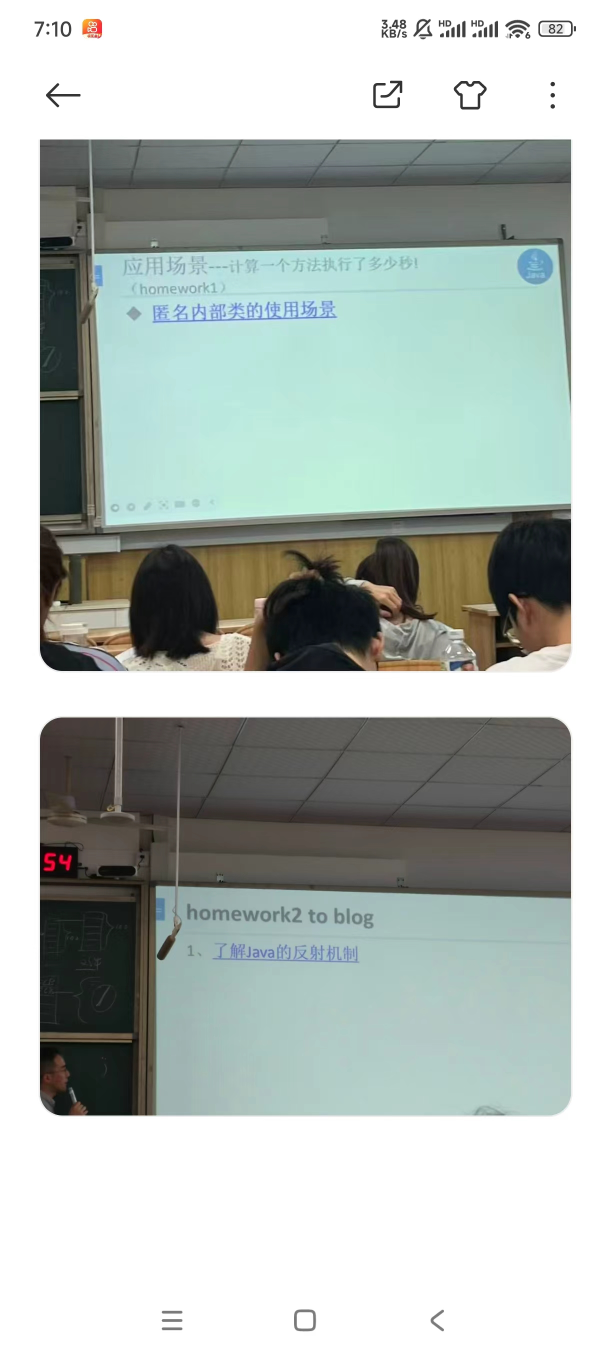
//> input picture JAVAPRATICE/picture/picture1.jpg, 1220 x 2712 px, given in place of the camera (shown at 1/2 size)
$ ./源   (built with g++ and OpenCV 4)
//> lines starting //> are read from the running program, lines starting //| are printed output that depends on the picture; after the words box and inside, x2 and y2 are one past the last pixel; in counts of white or black regions, pixels touching at a corner belong together
#include<opencv2/opencv.hpp>
#include<vector>

using namespace cv;
using namespace std;

vector<Point> selectedRegion;
bool selectingRegion = false;
int h_lower = 0, h_upper = 179;
int s_lower = 0, s_upper = 255;
int v_lower = 0, v_upper = 255;

// [42 lines left out: function on_Mouse, not called in this run]

void on_trackbar(int, void*) {
	//在这里处理滑动条数值改变时的逻辑
}

int main() {
	VideoCapture cap(0);
	if (!cap.isOpened()) {
		return -1;
	}
	//WINDOW_NORMAL是namedWindow函数中的一个标志，表示窗口可以被用户调整大小。它允许用户通过拖动窗口边缘来改变窗口的尺寸
	namedWindow("Original", WINDOW_NORMAL);
	namedWindow("Trackbars", WINDOW_NORMAL);

	createTrackbar("Hue Lower", "Trackbars", &h_lower, 179, on_trackbar);
//> slider 'Hue Lower' is set to 35
	createTrackbar("Hue Upper", "Trackbars", &h_upper, 179, on_trackbar);
	createTrackbar("Sat Lower", "Trackbars", &s_lower, 255, on_trackbar);
//> slider 'Sat Lower' is set to 51
	createTrackbar("Sat Upper", "Trackbars", &s_upper, 255, on_trackbar);
	createTrackbar("Val Lower", "Trackbars", &v_lower, 255, on_trackbar);
//> slider 'Val Lower' is set to 51
	createTrackbar("Val Upper", "Trackbars", &v_upper, 255, on_trackbar);

	Mat frame, hsv, mask, result;
	while (true) {
		cap.read(frame);
//> frame is the input picture: 2712 rows x 1220 cols, CV_8UC3; mean B, G, R 180.8, 185, 176.5
		if (frame.empty()) {
			break;
		}

		setMouseCallback("Original", on_Mouse, &frame);
		cvtColor(frame, hsv, COLOR_BGR2HSV);
//> hsv: 2712 rows x 1220 cols, CV_8UC3; mean H, S, V 37.3, 26.5, 186.9
		inRange(hsv, Scalar(h_lower, s_lower, v_lower), Scalar(h_upper, s_upper, v_upper), mask);
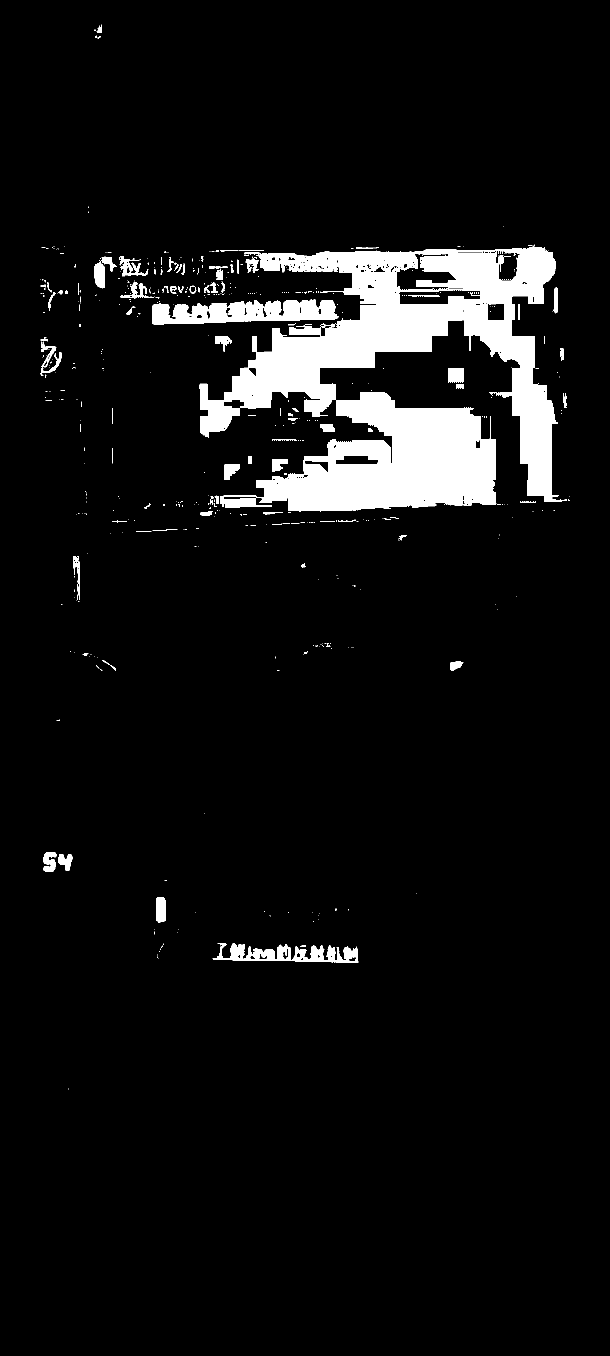
//> mask: 2712 rows x 1220 cols, CV_8UC1 (shown at 1/2 size); 6.8% white; 519 white regions (426 under 20 px), largest, box (x1, y1, x2, y2) and area: (399, 493, 1134, 1024) 188980, (304, 599, 678, 650) 12691, (425, 1886, 717, 1926) 5637

		bitwise_and(frame, frame, result, mask);//使用掩码来获取结果
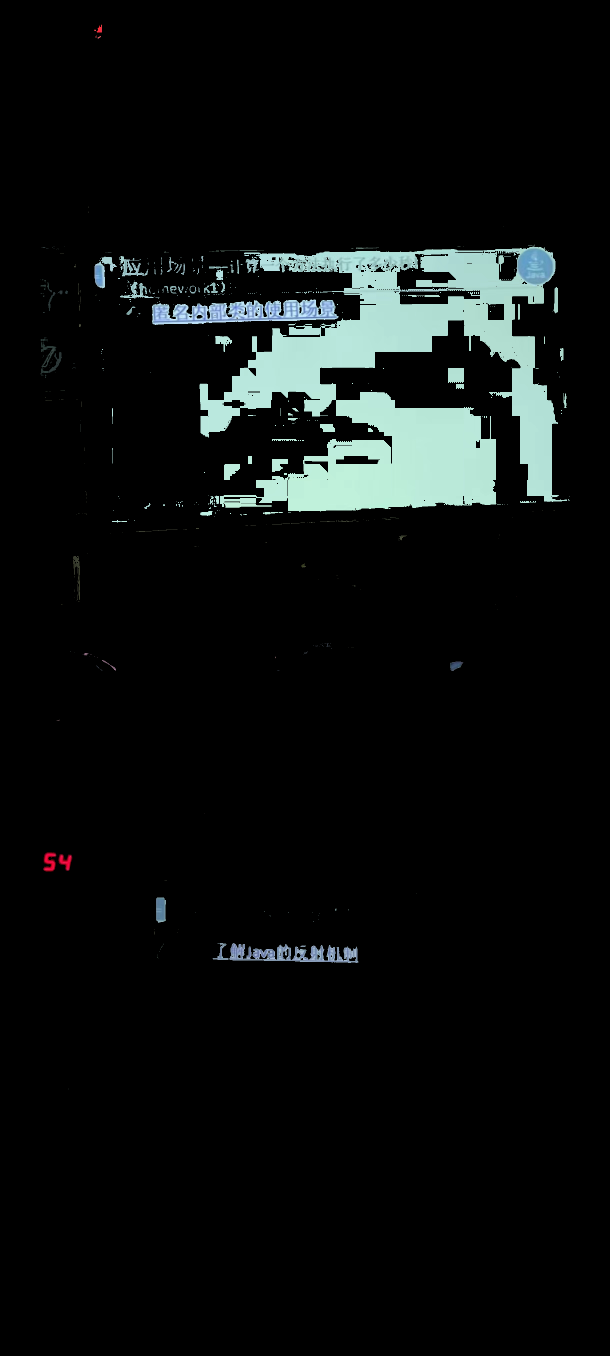
//> result: 2712 rows x 1220 cols, CV_8UC3 (shown at 1/2 size); mean B, G, R 14.3, 14.8, 11.9
		imshow("Original", frame);
		resizeWindow("Original", 640, 480);

		imshow("Result", result);//显示处理结果
		imshow("mask", mask);

		if (waitKey(1) == 27) {
//> the Esc key is pressed
			break;
		}

	}
	cap.release();
	destroyAllWindows();

	return 0;
}

$ run again, on JAVAPRATICE/picture/picture3.jpg
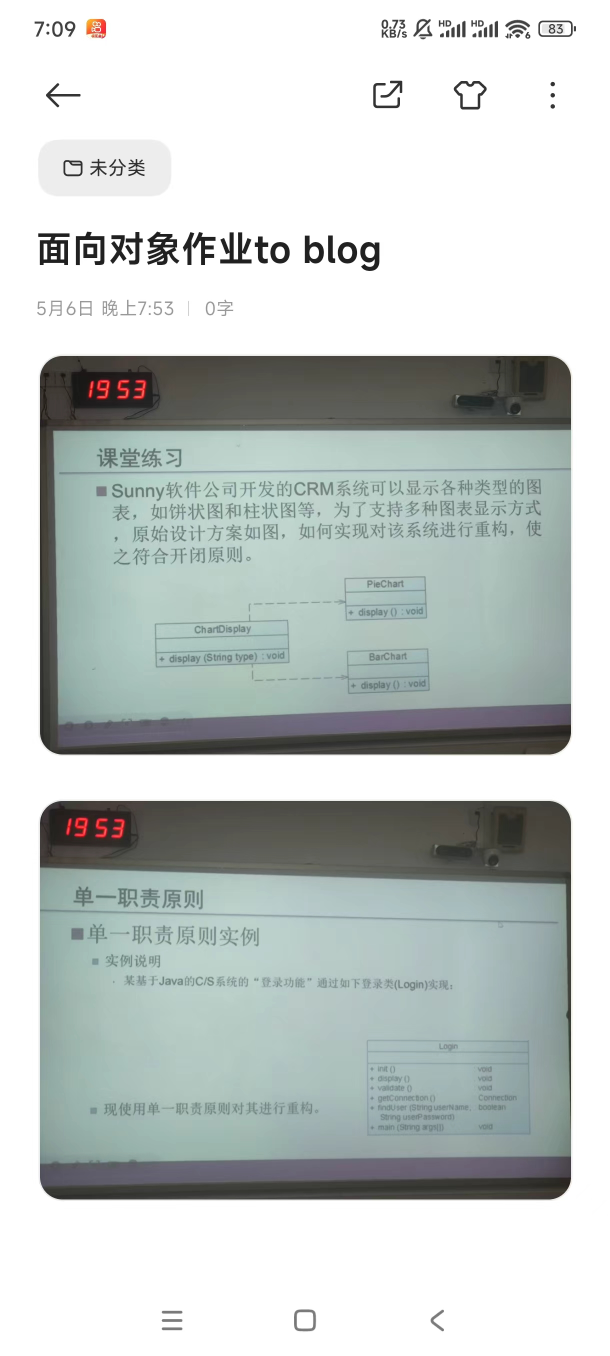
//> input picture JAVAPRATICE/picture/picture3.jpg, 1220 x 2712 px, given in place of the camera (shown at 1/2 size)
//> frame is the input picture: 2712 rows x 1220 cols, CV_8UC3; mean B, G, R 198.8, 200.8, 193.8
//> hsv: 2712 rows x 1220 cols, CV_8UC3; mean H, S, V 38.1, 14.9, 201.7
//> `inRange(hsv, Scalar(h_lower, s_lower, v_lower), Scalar(h_upper, s_uppe..`:
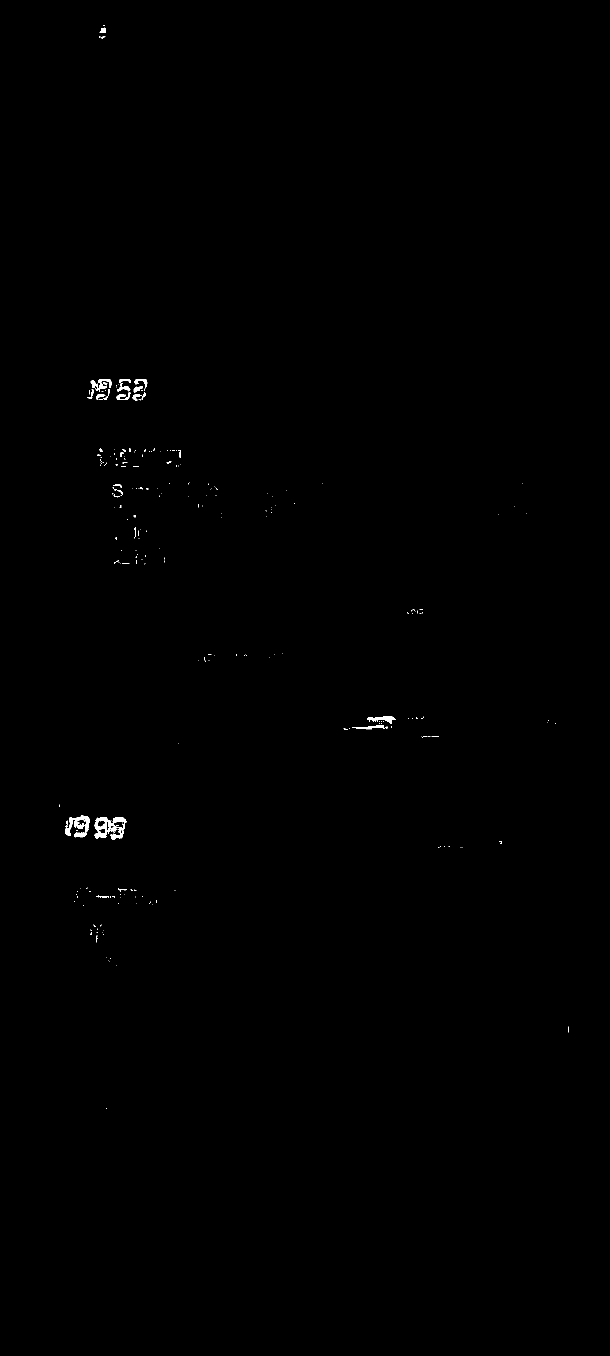
//> mask: 2712 rows x 1220 cols, CV_8UC1 (shown at 1/2 size); 0.2% white; 242 white regions (210 under 20 px), largest, box (x1, y1, x2, y2) and area: (189, 1634, 253, 1680) 1528, (130, 1631, 180, 1675) 1054, (181, 758, 223, 784) 457

$ run again, on JAVAPRATICE/picture/picture4.jpg
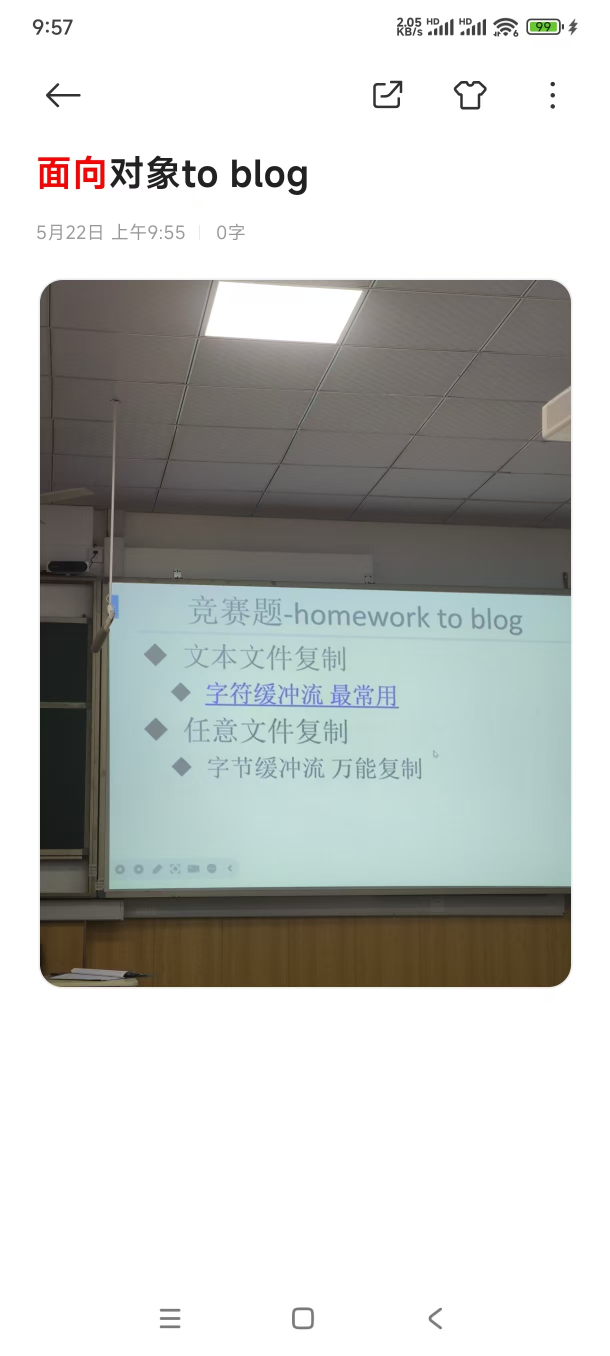
//> input picture JAVAPRATICE/picture/picture4.jpg, 1220 x 2712 px, given in place of the camera (shown at 1/2 size)
//> frame is the input picture: 2712 rows x 1220 cols, CV_8UC3; mean B, G, R 195.3, 197.9, 195.5
//> hsv: 2712 rows x 1220 cols, CV_8UC3; mean H, S, V 22, 18.7, 200.3
//> `inRange(hsv, Scalar(h_lower, s_lower, v_lower), Scalar(h_upper, s_uppe..`:
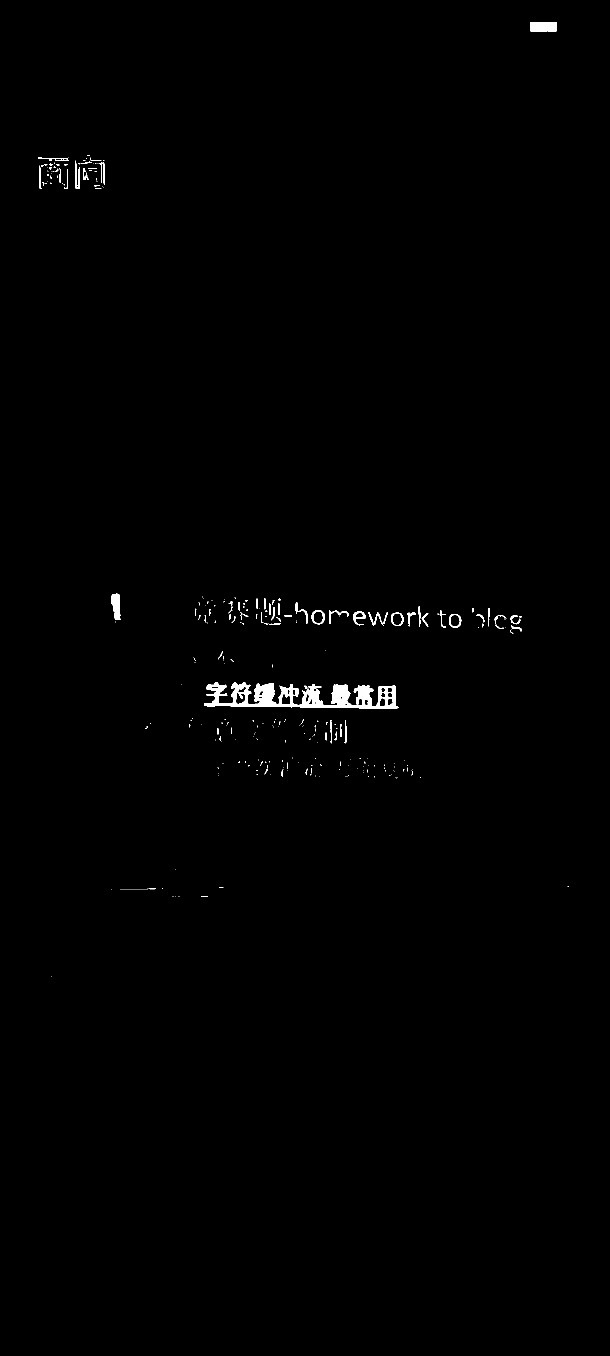
//> mask: 2712 rows x 1220 cols, CV_8UC1 (shown at 1/2 size); 0.55% white; 311 white regions (244 under 20 px), largest, box (x1, y1, x2, y2) and area: (408, 1364, 798, 1417) 10119, (1060, 44, 1114, 64) 1030, (222, 1187, 242, 1240) 744
